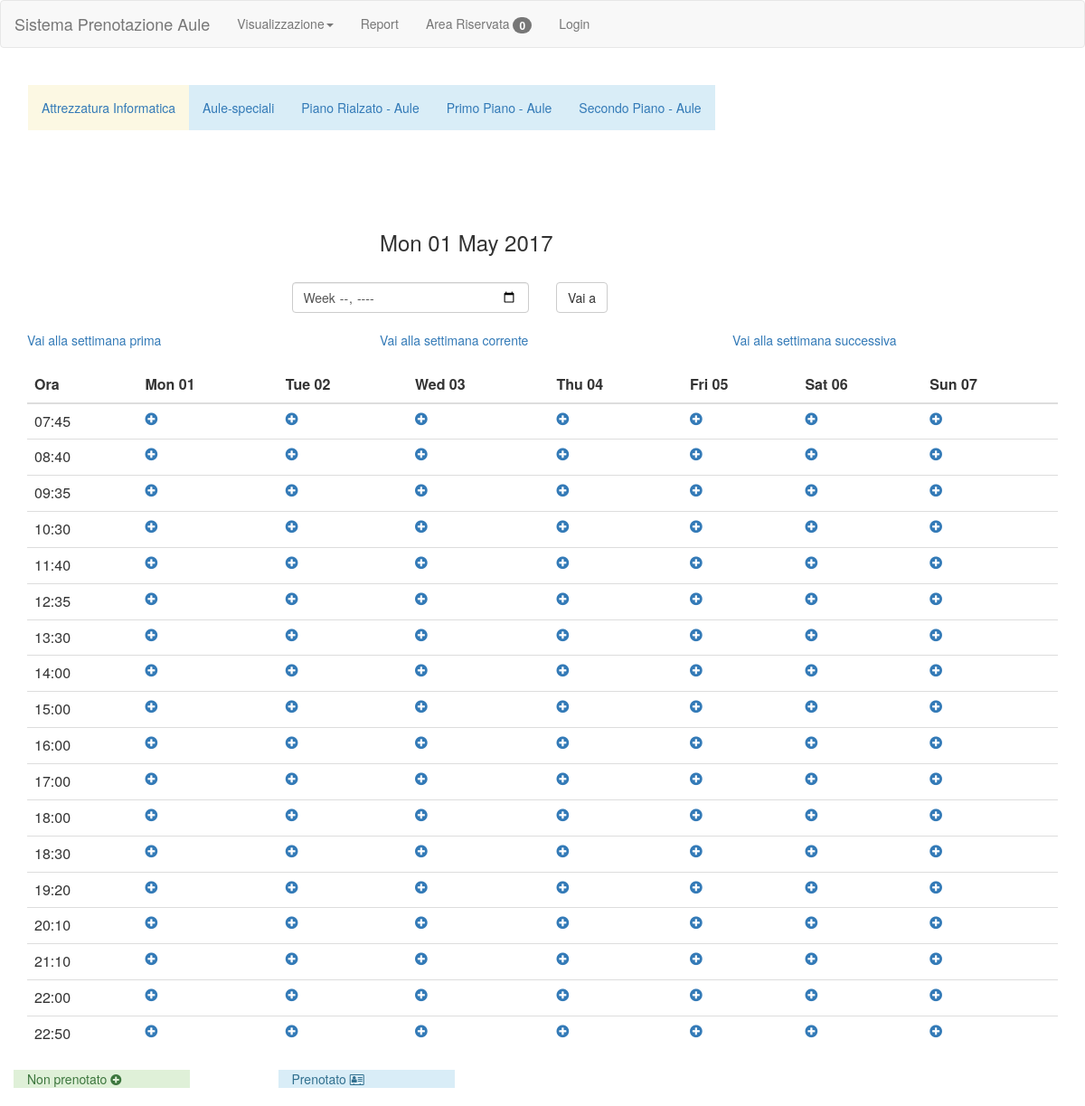
Before: /index?cal=week with the older database file.
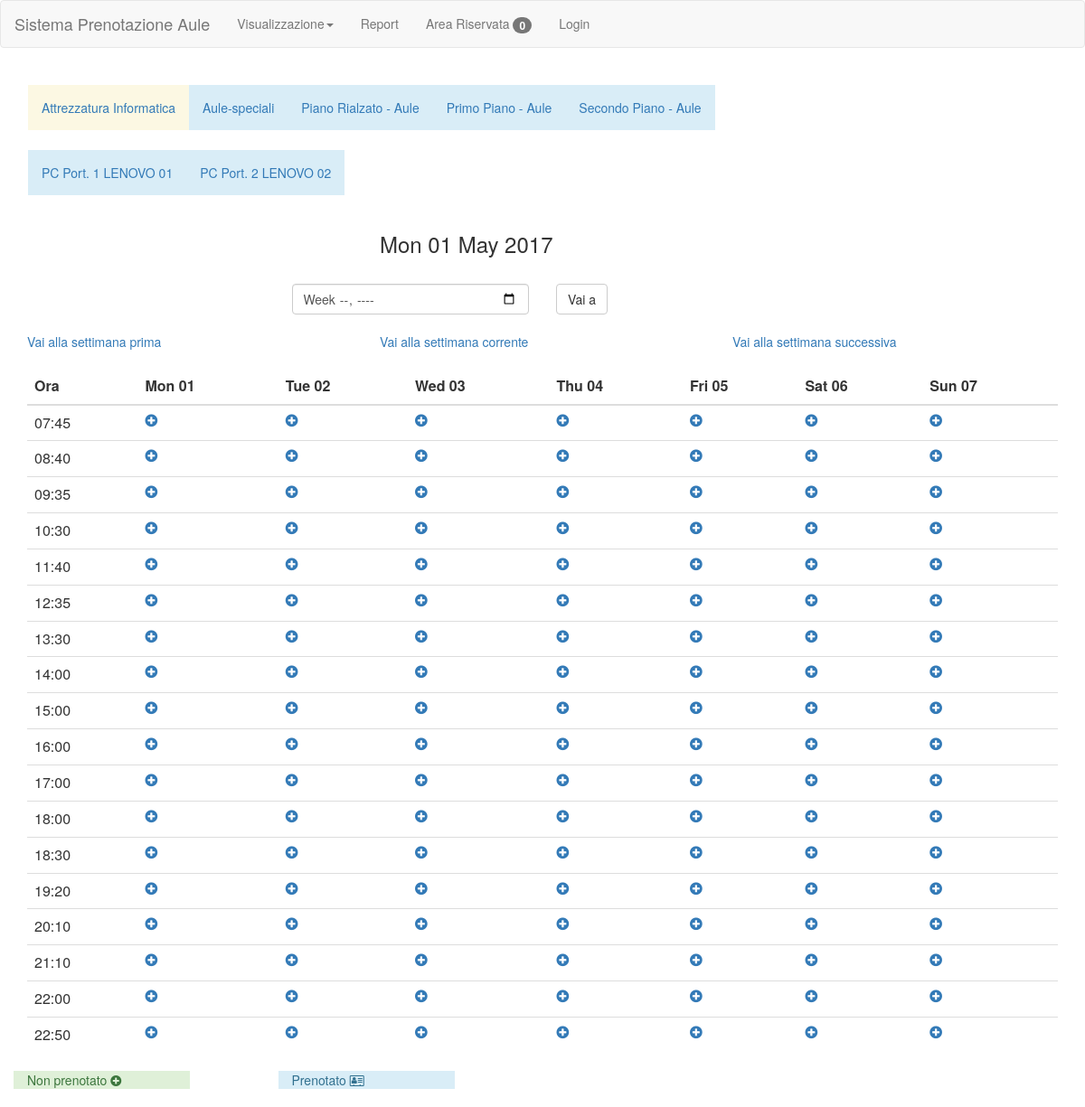
After: the same page with the newer database file.
### tables this page shows
CREATE TABLE `aula` (
  `numero` int(11) NOT NULL,
  `nome` varchar(20) NOT NULL,
  `descrizione` varchar(50) DEFAULT NULL,
  `type` enum('Attrezzatura Informatica','Aule speciali','Piano Rialzato','Primo Piano','Secondo Piano') NOT NULL
);

### script/sql.php (called while the page is built, shortened)
<?php
$hours = array("07:45", "08:40", "09:35", "10:30",
    "11:40", "12:35", "13:30", "14:00",
    "15:00", "16:00", "17:00", "18:00",
    "18:30", "19:20", "20:10", "21:10",
    "22:00", "22:50", "23:40");
function init()
{
    $servername = "localhost";
    $username = "root";
    $password = "";
    $dbname = "aule";
    $conn = new mysqli($servername, $username, $password, $dbname);
    return $conn;
}
function rooms()
{
    $sql = "SELECT *
			FROM aula";
    $conn = init();
    $result = null;
    if ($stmt = $conn->prepare($sql)) {
        $stmt->execute();
        $result = $stmt->get_result();
    }
    return $result;
}
?>

### index.php (the view, shortened to what the changed rows need)
<?php
include("script/recursive.php");
if ($_SESSION['calendar'] == "day") {
    $inizio = date("Y-m-d") . " 00:00:01";
    $fine = date("Y-m-d") . " 23:23:59";
    if (!isset($_SESSION['date']))
        $_SESSION['date'] = date("D d M Y");
    if (isset($_REQUEST['date'])) {
        if ($_REQUEST['date'] != "")
            $_SESSION['date'] = date("D d M Y", strtotime($_REQUEST['date']));
        $inizio = $_REQUEST['date'] . " 00:00:01";
        $fine = $_REQUEST['date'] . " 23:23:59";
    }
} else if ($_SESSION['calendar'] == "week") {
    $inizio = date("Y-m-d", strtotime("monday this week")) . " 00:00:01";
}
$aula = $_SESSION['aula'];
$date = $_SESSION['date'];
$tipo = $_SESSION['tipo'];
$calendar = $_SESSION['calendar'];
?>
<html>
<head>
</head>
<body>
<br>
<div class="container navbar ">
    <ul class="nav navbar-nav list-group-item-info">
    </ul>
</div>
<?php
if ($calendar == "week") {
    echo "<div class='container navbar'>
    <ul class='nav navbar-nav list-group-item-info'>";
    $result = rooms();
    if (isset($result) && $result != null) {
        while ($row = $result->fetch_assoc()) {
            if ($row["type"] == $tipo) {
                $class = "";
                echo "<li class='" . $class . "''><a
                    href='index?&tipo=" . $tipo . "&aula=" . $row['numero'] . "'>" . $row['nome'] . "</a></li>";
            }
        }
    }
    echo "</ul>
</div>
<div class='container'>
    <div class='row'>
        <div class='col-sm-4'>
        </div>
        <div class='col-sm-4'>
            <h3>" . $date . "</h3>
        </div>
        <div class='col-sm-4'>
        </div>
    </div>
    <br>
    <div class='row'>
        <div class='col-sm-3'>
        </div>
        <form action='index''>
            <div class='col-sm-3'>
                <input type='week' name='date' class='form-control'>
            </div>
            <div class='col-sm-3'>
                <input type='submit' class='btn btn-default' value='Vai a'>
            </div>
        </form>
        <div class='col-sm-3'>
        </div>
    </div>
    <br>
    <div class='row'>
        <div class='col-sm-4'>
            <a href='index?date=" . date('Y-m-d', strtotime($date . "previous monday")) . "'>Vai alla settimana prima</a>
        </div>
        <div class='col-sm-4'>
            <a href='index?date=" . date("Y-m-d", strtotime("monday this week")) . "'>Vai alla settimana corrente</a>
        </div>
        <div class='col-sm-4'>
            <a href='index?date=" . date('Y-m-d', strtotime($date . "next monday")) . "'>Vai alla settimana successiva</a>
        </div>
    </div>
</div>
<br>
<div class='container'>
<div class='table-responsive'>
    <table class='table'>
        <thead>
        <tr>
            <th>Ora</th>";
    for ($i = 0; $i < 7; $i++)
        echo "<th>" . date("D d", strtotime($date . " + " . $i . "days")) . "</th>";
    echo "</tr>
    </thead>
    <tbody>";
    foreach ($hours as $key => $hour) {
        if ($key + 1 >= count($hours)) continue;
        echo "<tr>";
        echo "<td>" . $hour . "</td>";
        for ($i = 0; $i < 7; $i++) {
            $null = true;
            if ($null)
                echo "<td><a href='book?inizio=" . $hour . "&fine=" . $hours[$key + 1] . "&data=" . date("Y-m-d", strtotime($inizio . " + " . $i . "days")) . "&aula=" . $aula . "'><i class='fa fa-plus-circle' aria-hidden='true'></i></a></td>";
		}
        echo "</tr>";
    }
    echo "</tbody>
    </table>
    </div>
    </div>";
}
?>
<div class="container">
    <div class="row">
    </div>
</div>
<br>
</body>
</html>

Changed rows visible on the page:
added aula: nome "PC Port. 1 LENOVO 01"
added aula: nome "PC Port. 2 LENOVO 02"
